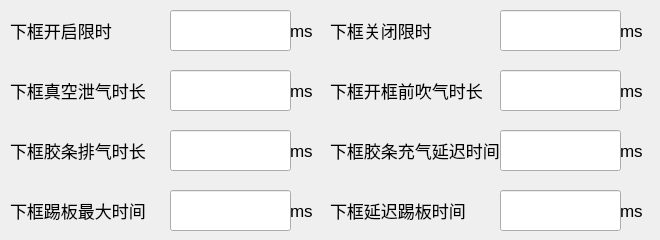
   <widget class="QWidget" name="page_downframe_set">
    <widget class="QLineEdit" name="lineEdit_down_jtairouttime">
     <property name="geometry">
      <rect>
       <x>170</x>
       <y>130</y>
       <width>121</width>
       <height>41</height>
      </rect>
     </property>
    </widget>
    <widget class="QLabel" name="label_down_jtairindelaytime">
     <property name="geometry">
      <rect>
       <x>330</x>
       <y>130</y>
       <width>171</width>
       <height>41</height>
      </rect>
     </property>
     <property name="font">
      <font>
       <pointsize>13</pointsize>
      </font>
     </property>
     <property name="text">
      <string>下框胶条充气延迟时间</string>
     </property>
    </widget>
    <widget class="QLabel" name="label_down_jtairouttime">
     <property name="geometry">
      <rect>
       <x>10</x>
       <y>130</y>
       <width>141</width>
       <height>41</height>
      </rect>
     </property>
     <property name="font">
      <font>
       <pointsize>13</pointsize>
      </font>
     </property>
     <property name="text">
      <string>下框胶条排气时长</string>
     </property>
    </widget>
    <widget class="QLabel" name="label_down_tbdelaytime">
     <property name="geometry">
      <rect>
       <x>330</x>
       <y>190</y>
       <width>141</width>
       <height>41</height>
      </rect>
     </property>
     <property name="font">
      <font>
       <pointsize>13</pointsize>
      </font>
     </property>
     <property name="text">
      <string>下框延迟踢板时间</string>
     </property>
    </widget>
    <widget class="QLineEdit" name="lineEdit_down_jtairindelaytime">
     <property name="geometry">
      <rect>
       <x>500</x>
       <y>130</y>
       <width>121</width>
       <height>41</height>
      </rect>
     </property>
    </widget>
    <widget class="QLabel" name="label_down_vacairtime">
     <property name="geometry">
      <rect>
       <x>10</x>
       <y>70</y>
       <width>161</width>
       <height>41</height>
      </rect>
     </property>
     <property name="font">
      <font>
       <pointsize>13</pointsize>
      </font>
     </property>
     <property name="text">
      <string>下框真空泄气时长</string>
     </property>
    </widget>
    <widget class="QLabel" name="label_down_jtairintimeunit">
     <property name="geometry">
      <rect>
       <x>620</x>
       <y>130</y>
       <width>31</width>
       <height>41</height>
      </rect>
     </property>
     <property name="font">
      <font>
       <pointsize>13</pointsize>
      </font>
     </property>
     <property name="text">
      <string>ms</string>
     </property>
    </widget>
    <widget class="QLabel" name="label_down_closetimelimitunit">
     <property name="geometry">
      <rect>
       <x>620</x>
       <y>10</y>
       <width>31</width>
       <height>41</height>
      </rect>
     </property>
     <property name="font">
      <font>
       <pointsize>13</pointsize>
      </font>
     </property>
     <property name="text">
      <string>ms </string>
     </property>
    </widget>
    <widget class="QLabel" name="label_down_tbmaxtime">
     <property name="geometry">
      <rect>
       <x>10</x>
       <y>190</y>
       <width>141</width>
       <height>41</height>
      </rect>
     </property>
     <property name="font">
      <font>
       <pointsize>13</pointsize>
      </font>
     </property>
     <property name="text">
      <string>下框踢板最大时间</string>
     </property>
    </widget>
    <widget class="QLabel" name="label_down_openairtime">
     <property name="geometry">
      <rect>
       <x>330</x>
       <y>70</y>
       <width>161</width>
       <height>41</height>
      </rect>
     </property>
     <property name="font">
      <font>
       <pointsize>13</pointsize>
      </font>
     </property>
     <property name="text">
      <string>下框开框前吹气时长</string>
     </property>
    </widget>
    <widget class="QLineEdit" name="lineEdit_down_tbmaxtime">
     <property name="geometry">
      <rect>
       <x>170</x>
       <y>190</y>
       <width>121</width>
       <height>41</height>
      </rect>
     </property>
    </widget>
    <widget class="QLabel" name="label_down_opentimelimit">
     <property name="geometry">
      <rect>
       <x>10</x>
       <y>10</y>
       <width>141</width>
       <height>41</height>
      </rect>
     </property>
     <property name="font">
      <font>
       <pointsize>13</pointsize>
      </font>
     </property>
     <property name="text">
      <string>下框开启限时</string>
     </property>
    </widget>
    <widget class="QLineEdit" name="lineEdit_down_vacairtime">
     <property name="geometry">
      <rect>
       <x>170</x>
       <y>70</y>
       <width>121</width>
       <height>41</height>
      </rect>
     </property>
    </widget>
    <widget class="QLineEdit" name="lineEdit_down_closetimelimit">
     <property name="geometry">
      <rect>
       <x>500</x>
       <y>10</y>
       <width>121</width>
       <height>41</height>
      </rect>
     </property>
    </widget>
    <widget class="QLabel" name="label_down_openairtimeunit">
     <property name="geometry">
      <rect>
       <x>620</x>
       <y>70</y>
       <width>31</width>
       <height>41</height>
      </rect>
     </property>
     <property name="font">
      <font>
       <pointsize>13</pointsize>
      </font>
     </property>
     <property name="text">
      <string>ms </string>
     </property>
    </widget>
    <widget class="QLineEdit" name="lineEdit_down_tbdelaytime">
     <property name="geometry">
      <rect>
       <x>500</x>
       <y>190</y>
       <width>121</width>
       <height>41</height>
      </rect>
     </property>
    </widget>
    <widget class="QLabel" name="label_down_opentimelimitunit">
     <property name="geometry">
      <rect>
       <x>290</x>
       <y>10</y>
       <width>31</width>
       <height>41</height>
      </rect>
     </property>
     <property name="font">
      <font>
       <pointsize>13</pointsize>
      </font>
     </property>
     <property name="text">
      <string>ms </string>
     </property>
    </widget>
    <widget class="QLabel" name="label_down_closetimelimit">
     <property name="geometry">
      <rect>
       <x>330</x>
       <y>10</y>
       <width>141</width>
       <height>41</height>
      </rect>
     </property>
     <property name="font">
      <font>
       <pointsize>13</pointsize>
      </font>
     </property>
     <property name="text">
      <string>下框关闭限时</string>
     </property>
    </widget>
    <widget class="QLineEdit" name="lineEdit_down_opentimelimit">
     <property name="geometry">
      <rect>
       <x>170</x>
       <y>10</y>
       <width>121</width>
       <height>41</height>
      </rect>
     </property>
    </widget>
    <widget class="QLabel" name="label_down_vacairtimeunit">
     <property name="geometry">
      <rect>
       <x>290</x>
       <y>70</y>
       <width>31</width>
       <height>41</height>
      </rect>
     </property>
     <property name="font">
      <font>
       <pointsize>13</pointsize>
      </font>
     </property>
     <property name="text">
      <string>ms </string>
     </property>
    </widget>
    <widget class="QLineEdit" name="lineEdit_down_openairtime">
     <property name="geometry">
      <rect>
       <x>500</x>
       <y>70</y>
       <width>121</width>
       <height>41</height>
      </rect>
     </property>
    </widget>
    <widget class="QLabel" name="label_down_tbmaxtimeunit">
     <property name="geometry">
      <rect>
       <x>290</x>
       <y>190</y>
       <width>31</width>
       <height>41</height>
      </rect>
     </property>
     <property name="font">
      <font>
       <pointsize>13</pointsize>
      </font>
     </property>
     <property name="text">
      <string>ms</string>
     </property>
    </widget>
    <widget class="QLabel" name="label_down_jtairouttimeunit">
     <property name="geometry">
      <rect>
       <x>290</x>
       <y>130</y>
       <width>31</width>
       <height>41</height>
      </rect>
     </property>
     <property name="font">
      <font>
       <pointsize>13</pointsize>
      </font>
     </property>
     <property name="text">
      <string>ms</string>
     </property>
    </widget>
    <widget class="QLabel" name="label_down_tbdelaytimeunit">
     <property name="geometry">
      <rect>
       <x>620</x>
       <y>190</y>
       <width>31</width>
       <height>41</height>
      </rect>
     </property>
     <property name="font">
      <font>
       <pointsize>13</pointsize>
      </font>
     </property>
     <property name="text">
      <string>ms</string>
     </property>
    </widget>
   </widget>
